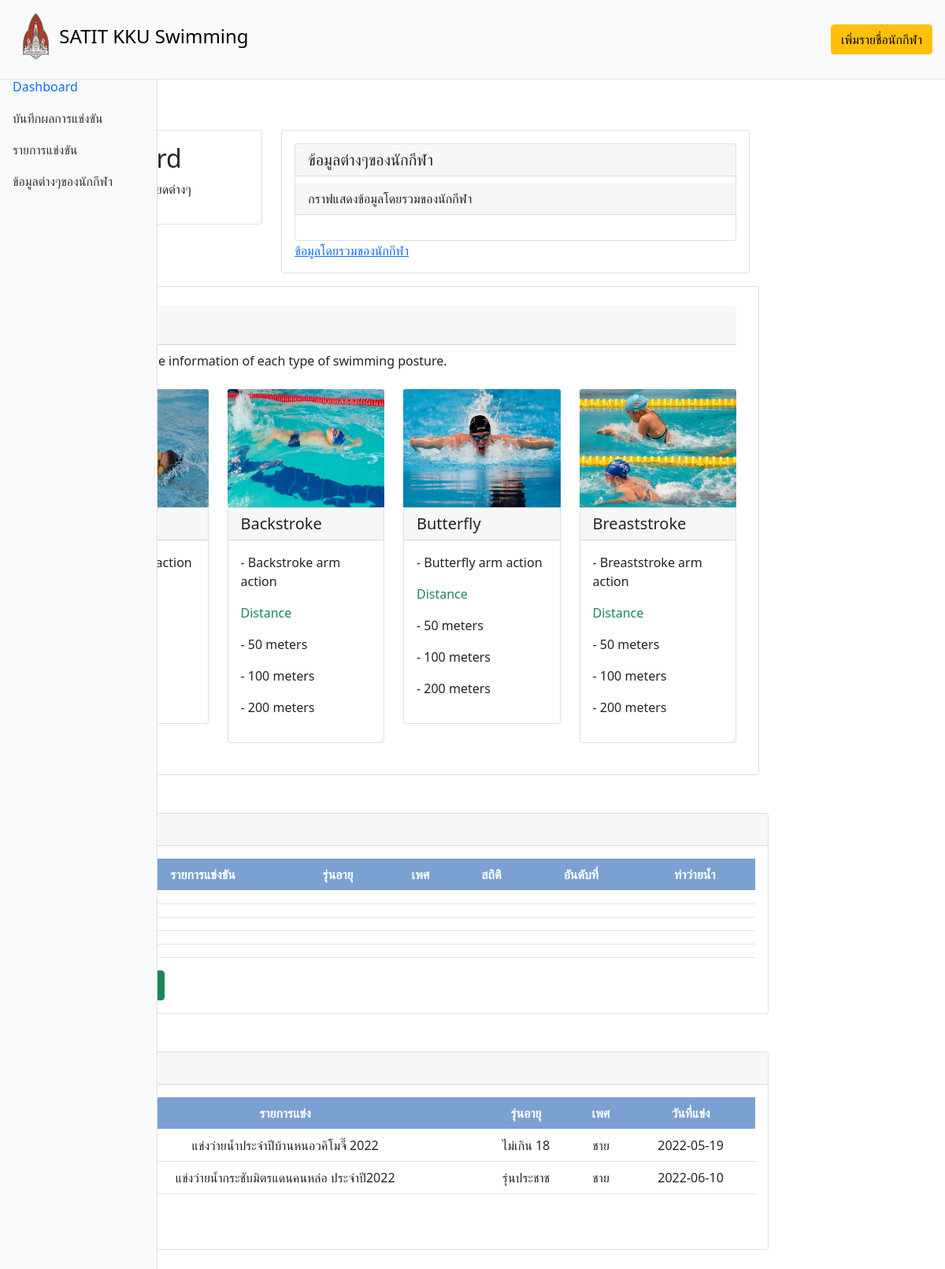
Page /V.0.0.2/index.php on the committed database.
### tables this page shows
CREATE TABLE `record` (
  `record_id` int(11) NOT NULL,
  `day` date NOT NULL,
  `poise` varchar(50) NOT NULL,
  `distance` varchar(20) NOT NULL,
  `timer` time NOT NULL,
  `babydetail_id` int(10) NOT NULL
);

CREATE TABLE `listprogram` (
  `id` int(11) NOT NULL,
  `list` varchar(90) NOT NULL,
  `age` varchar(10) NOT NULL,
  `sex` varchar(10) NOT NULL,
  `dateprogram` date DEFAULT NULL
);

### V.0.0.2/function.php (called while the page is built, shortened)
<?php
class DB_con
{
    function __construct()
    {
        $conn = mysqli_connect(DB_SERVER, DB_USER, DB_PASS, DB_NAME);
        $this->dbcon = $conn;
    }
    public function fetchdata()
    {
        $result = mysqli_query($this->dbcon, "SELECT * FROM record");
        return $result;
    }
    public function fetchdata1()
    {
        $result = mysqli_query($this->dbcon, "SELECT * FROM listprogram");
        return $result;
    }
}

### V.0.0.2/index.php (the view, shortened to what this page needs)
<!DOCTYPE html>
<html lang="en">
<head>
    <link rel="stylesheet" href="https://stackpath.bootstrapcdn.com/bootstrap/5.0.0-alpha1/css/bootstrap.min.css"
>
    <link rel="stylesheet" href="https://cdn.jsdelivr.net/chartist.js/latest/chartist.min.css">
    <link rel="stylesheet" href="https://code.jquery.com/ui/1.12.1/themes/base/jquery-ui.css">
    <link rel="stylesheet" href="https://cdn.datatables.net/1.11.5/css/dataTables.jqueryui.min.css">
</head>
<body>
    <nav class="navbar navbar-light bg-light p-3">
        <div class="d-flex col-12 col-md-3 col-lg-2 mb-0 mb-lg-0 flex-wrap flex-md-nowrap justify-content-between">
            <img src="image/1 KKU new.png" alt="" width="60" height="60" class="d-inline-block align-text-center">
            <a class="navbar-brand py-3 " href="index.php">
                <font color="black">
                    <h4>SATIT KKU Swimming</h4>
                </font>
            </a>
        </div>
        <div>
            <a href="newuser.php" class="btn btn-block btn-warning">เพิ่มรายชื่อนักกีฬา</a>
        </div>
    </nav>
    <div class="container-fluid">
        <div class="row">
            <nav id="sidebar" class="col-md-3 col-lg-2 my-0 d-md-block bg-light sidebar collapse ">
                <div class="position-sticky">
                    <ul class="nav flex-column">
                        <li class="nav-item">
                            <a class="nav-link active" href="index.php">
                                <span class="ml-2">Dashboard</span>
                            </a>
                        </li>
                        <li class="nav-item">
                            <a class="nav-link" href="record.php">
                                <span class="ml-2">บันทึกผลการแข่งขัน</span>
                            </a>
                        </li>
                        <li class="nav-item">
                            <a class="nav-link" href="listprogram.php">
                                <span class="ml-2">รายการแข่งขัน</span>
                            </a>
                        </li>
                        <li class="nav-item">
                            <a class="nav-link" href="newuser.php">
                                <span class="ml-2">ข้อมูลต่างๆของนักกีฬา</span>
                            </a>
                        </li>
                    </ul>
                </div>
            </nav>
            <main class="col-md-9 ml-sm-auto col-lg-10 px-md-4 py-4">
                <nav aria-label="breadcrumb">
                    <ol class="breadcrumb">
                        <li class="breadcrumb-item"><a href="index.php">Dashboard</a></li>
                    </ol>
                </nav>
                <div class="container">
                    <div class="row">
                        <div class="col-sm-4">
                            <div class="card">
                                <div class="card-body">
                                    <h1 class="h2">Dashboard</h1>
                                    <p>ข้อมูลต่างๆและรายละเอียดต่างๆ</p>
                                </div>
                            </div>
                        </div>
                        <div class="col-sm-8">
                            <div class="card">
                                <div class="card-body">
                                    <div class="card">
                                        <h5 class="card-header">ข้อมูลต่างๆของนักกีฬา</h5>
                                        <h9 class="card-header mt-2">กราฟแสดงข้อมูลโดยรวมของนักกีฬา</h9>
                                        <div class="card-body">
                                        </div>
                                    </div>
                                    <a href="sportuser.php" class="card-link">ข้อมูลโดยรวมของนักกีฬา</a>
                                </div>
                            </div>
                        </div>
                    </div>
                </div>
                <div class="container mt-3">
                    <div class="row">
                        <div class="card">
                            <div class="card-body">
                                <h3 class="card-header my-2">ท่าว่ายน้ำ</h3>
                                <p>The card shows the information of each type of swimming posture.</p>
                                <div class="row my-4">
                                    <div class="col-12 col-md-6 col-lg-3 mb-4 mb-lg-0">
                                        <div class="card">
                                            <h5 class="card-header">Freestyle</h5>
                                            <div class="card-body">
                                                <p class="card-text">- Freestyle arm action</p>
                                                <p class="card-text text-success">Distance</p>
                                                <p>- 50 meters</p>
                                                <p>- 100 meters</p>
                                                <p>- 200 meters</p>
                                            </div>
                                        </div>
                                    </div>
                                    <div class="col-12 col-md-6 mb-4 mb-lg-0 col-lg-3">
                                        <img src="image/Backstroke.jpg" class="card-img-top" width="50" height="150"
                                            alt="...">
                                        <div class="card">
                                            <h5 class="card-header">Backstroke</h5>
                                            <div class="card-body">
                                                <p class="card-text">- Backstroke arm action</p>
                                                <p class="card-text text-success">Distance</p>
                                                <p>- 50 meters</p>
                                                <p>- 100 meters</p>
                                                <p>- 200 meters</p>
                                            </div>
                                        </div>
                                    </div>
                                    <div class="col-12 col-md-6 mb-4 mb-lg-0 col-lg-3">
                                        <img src="image/Butterfly.jpg" class="card-img-top" width="50" height="150"
                                            alt="...">
                                        <div class="card">
                                            <h5 class="card-header">Butterfly</h5>
                                            <div class="card-body">
                                                <p class="card-text">- Butterfly arm action</p>
                                                <p class="card-text text-success">Distance</p>
                                                <p>- 50 meters</p>
                                                <p>- 100 meters</p>
                                                <p>- 200 meters</p>
                                            </div>
                                        </div>
                                    </div>
                                    <div class="col-12 col-md-6 mb-4 mb-lg-0 col-lg-3">
                                        <img src="image/Breaststroke.jpg" class="card-img-top" width="50" height="150"
                                            alt="...">
                                        <div class="card">
                                            <h5 class="card-header">Breaststroke</h5>
                                            <div class="card-body">
                                                <p class="card-text">- Breaststroke arm action</p>
                                                <p class="card-text text-success">Distance</p>
                                                <p>- 50 meters</p>
                                                <p>- 100 meters</p>
                                                <p>- 200 meters</p>
                                            </div>
                                        </div>
                                    </div>
                                </div>
                            </div>
                        </div>
                    </div>
                </div>
                <div class="col-12 col-xl-12 mb-4 mb-lg-0 mt-5">
                    <div class="card">
                        <h5 class="card-header">บันทึกผลการแข่งขัน</h5>
                        <div class="card-body">
                            <div class="table-responsive">
                                <table class="table" id="customers">
                                    <thead>
                                        <th>ลำดับ</th>
                                        <th>รายการแข่งขัน</th>
                                        <th>รุ่นอายุ</th>
                                        <th>เพศ</th>
                                        <th>สถิติ</th>
                                        <th>อันดับที่</th>
                                        <th>ท่าว่ายน้ำ</th>
                                    </thead>
                                    <tbody>
                                        <?php
                                        include_once('function.php');
                                        $fetchdata = new DB_con();
                                        $sql = $fetchdata->fetchdata();
                                        while ($row = mysqli_fetch_array($sql)) {
                                        ?>
                                        <tr>
                                            <td><?php echo $row['list']; ?></td>
                                            <td><?php echo $row['age']; ?></td>
                                            <td><?php echo $row['sex']; ?></td>
                                            <td><?php echo $row['statistics']; ?></td>
                                            <td><?php echo $row['number']; ?></td>
                                            <td><?php echo $row['style']; ?></td>
                                        </tr>
                                        <?php
                                        }
                                        ?>
                                    </tbody>
                                </table>
                            </div>
                            <a href="record.php" class="btn btn-block btn-success">เพิ่มบันทึกรายการแข่งขัน</a>
                        </div>
                    </div>
                </div>
                <div class="col-12 col-xl-12 mb-4 mb-lg-0 mt-5">
                    <div class="card">
                        <h5 class="card-header">รายการแข่งขัน</h5>
                        <div class="card-body">
                            <div class="table-responsive">
                                <table class="table" id="customers">
                                    <thead>
                                        <tr>
                                            <th scope="col">ลำดับ</th>
                                            <th scope="col">รายการแข่ง</th>
                                            <th scope="col">รุ่นอายุ</th>
                                            <th scope="col">เพศ</th>
                                            <th scope="col">วันที่แข่ง</th>
                                        </tr>
                                    <tbody>
                                        <?php
                                        include_once('function.php');
                                        $fetchdata = new DB_con();
                                        $sql = $fetchdata->fetchdata1();
                                        while ($row = mysqli_fetch_array($sql)) {
                                        ?>
                                        <tr>
                                            <td><?php echo $row['id']; ?></td>
                                            <td><?php echo $row['list']; ?></td>
                                            <td><?php echo $row['age']; ?></td>
                                            <td><?php echo $row['sex']; ?></td>
                                            <td><?php echo $row['dateprogram']; ?></td>
                                        </tr>
                                        <?php
                                        }
                                        ?>
                                    </tbody>
                                </table>
                            </div>
                            <a href="listprogram.php" class="btn btn-block btn-success">เพิ่มรายการการแข่งขัน</a>
                        </div>
                    </div>
                </div>
            </main>
        </div>
    </div>
</body>
</html>

### V.0.0.2/index.php (style rules this page uses)
tbody { text-align: center; }
#customers thead { padding-top: 12px; padding-bottom: 12px; text-align: center; background-color: #7AA1D2; color: white; }
.sidebar { position: fixed; top: 0; bottom: 0; left: 0; z-index: 100; padding: 90px 0 0; box-shadow: inset -1px 0 0 rgba(0, 0, 0, .1); z-index: 99; }
.navbar { box-shadow: inset 0 -1px 0 rgba(0, 0, 0, .1); }
@media (min-width: 767.98px) { .navbar { top: 0; position: sticky; z-index: 999; } }
.sidebar .nav-link { color: #333; }
.sidebar .nav-link.active { color: #0d6efd; }

### rows in the picture
listprogram: list "แข่งว่ายน้ำประจำปีบ้านหนอวคิโมจี๊ 2022", age "ไม่เกิน 18", sex "ชาย", dateprogram "2022-05-19"
listprogram: list "แข่งว่ายน้ำกระชับมิตรแดนคนหล่อ ประจำปี2022", age "รุ่นประชาช", sex "ชาย", dateprogram "2022-06-10"
